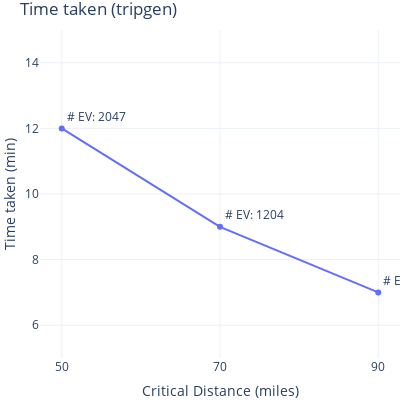

Notebook cell for this chart:
### Code cell
fig = go.Figure()
fig.add_trace(go.Scatter(x=comp_stats['param_value'], y=comp_stats['time_taken_tripgen'],
                         mode='lines+markers+text',
                         name='lines+markers', 
                         text=comp_stats['ev_count'],
                         textposition="top right"))
fig.update_xaxes(type='category', automargin=True)
fig.update_yaxes(range=(5, 15))
fig.update_layout(title="Time taken (tripgen)",
                  yaxis_title="Time taken (min)", 
                  xaxis_title="Critical Distance (miles)", 
                  uniformtext_minsize=8, 
                  uniformtext_mode='hide', 
                  width=400, 
                  height=400, 
                  margin=dict(l=20, r=0, t=30, b=20),
                 template='plotly_white')
fig.show()

### Figure 1 — Plotly figure (JSON) as saved in the notebook; plotly's stock layout.template omitted (floating-point values rounded to 4 significant figures)
{"data": [{"mode": "lines+markers+text", "name": "lines+markers", "text": ["# EV: 2047", "# EV: 1204", "# EV: 747"], "textposition": "top right", "type": "scatter", "x": ["50", "70", "90"], "y": [12, 9, 7]}], "layout": {"height": 400, "margin": {"b": 20, "l": 20, "r": 0, "t": 30}, "title": {"text": "Time taken (tripgen)"}, "uniformtext": {"minsize": 8, "mode": "hide"}, "width": 400, "xaxis": {"automargin": true, "autorange": true, "range": [-0.1377, 2.138], "title": {"text": "Critical Distance (miles)"}, "type": "category"}, "yaxis": {"range": [5, 15], "title": {"text": "Time taken (min)"}, "type": "linear"}}}
